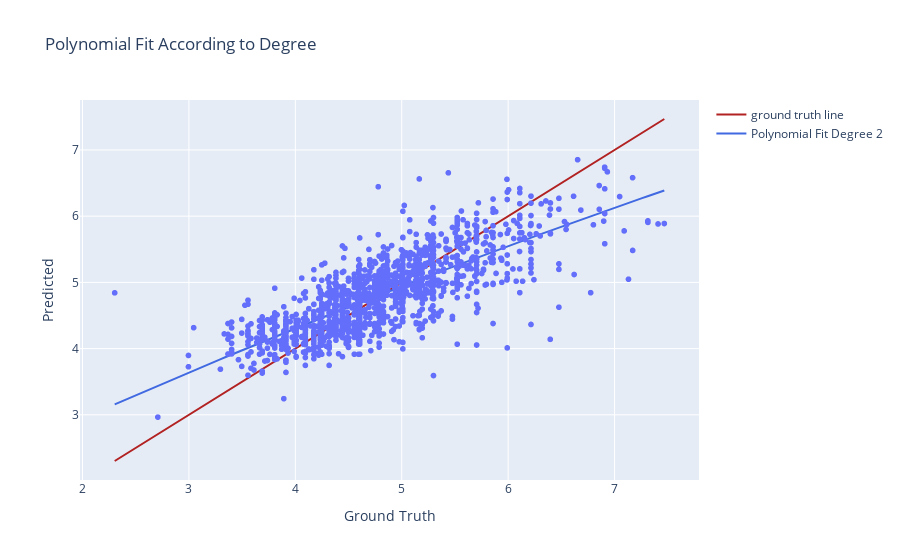

Here is the notebook cell this chart was saved with:
### Code cell
plot_graphs(y_test, y_pred, degree, save = True)

### Figure 1 — Plotly figure (JSON) as saved in the notebook; plotly's stock layout.template omitted (floating-point values rounded to 4 significant figures; data arrays with more than 128 entries replaced by an {"elided": "..."} marker saying what was removed)
{"data": [{"hovertemplate": "ground truth=%{x}<br>Predicted=%{y}<extra></extra>", "legendgroup": "", "marker": {"color": "#636efa", "symbol": "circle"}, "mode": "markers", "name": "", "showlegend": false, "type": "scattergl", "x": {"elided": "1478 float values"}, "xaxis": "x", "y": {"elided": "1478 float values"}, "yaxis": "y"}, {"line": {"color": "firebrick", "width": 2}, "mode": "lines", "name": "ground truth line", "type": "scatter", "x": {"elided": "1478 float values"}, "y": {"elided": "1478 float values"}}, {"line": {"color": "royalblue", "width": 2}, "mode": "lines", "name": "Polynomial Fit Degree 2", "type": "scatter", "x": [2.303, 2.355, 2.407, 2.459, 2.511, 2.563, 2.616, 2.668, 2.72, 2.772, 2.824, 2.876, 2.929, 2.981, 3.033, 3.085, 3.137, 3.189, 3.242, 3.294, 3.346, 3.398, 3.45, 3.502, 3.555, 3.607, 3.659, 3.711, 3.763, 3.816, 3.868, 3.92, 3.972, 4.024, 4.076, 4.129, 4.181, 4.233, 4.285, 4.337, 4.389, 4.442, 4.494, 4.546, 4.598, 4.65, 4.702, 4.755, 4.807, 4.859, 4.911, 4.963, 5.015, 5.068, 5.12, 5.172, 5.224, 5.276, 5.328, 5.381, 5.433, 5.485, 5.537, 5.589, 5.641, 5.694, 5.746, 5.798, 5.85, 5.902, 5.954, 6.007, 6.059, 6.111, 6.163, 6.215, 6.267, 6.32, 6.372, 6.424, 6.476, 6.528, 6.58, 6.633, 6.685, 6.737, 6.789, 6.841, 6.894, 6.946, 6.998, 7.05, 7.102, 7.154, 7.207, 7.259, 7.311, 7.363, 7.415, 7.467], "y": [3.158, 3.194, 3.231, 3.267, 3.303, 3.339, 3.375, 3.411, 3.447, 3.483, 3.519, 3.555, 3.59, 3.626, 3.661, 3.697, 3.732, 3.767, 3.802, 3.838, 3.873, 3.907, 3.942, 3.977, 4.012, 4.046, 4.081, 4.115, 4.15, 4.184, 4.218, 4.252, 4.286, 4.32, 4.354, 4.388, 4.422, 4.455, 4.489, 4.522, 4.556, 4.589, 4.622, 4.656, 4.689, 4.722, 4.755, 4.787, 4.82, 4.853, 4.886, 4.918, 4.951, 4.983, 5.015, 5.047, 5.08, 5.112, 5.144, 5.176, 5.207, 5.239, 5.271, 5.302, 5.334, 5.365, 5.397, 5.428, 5.459, 5.49, 5.521, 5.552, 5.583, 5.614, 5.645, 5.675, 5.706, 5.737, 5.767, 5.797, 5.828, 5.858, 5.888, 5.918, 5.948, 5.978, 6.007, 6.037, 6.067, 6.096, 6.126, 6.155, 6.184, 6.214, 6.243, 6.272, 6.301, 6.33, 6.359, 6.387]}], "layout": {"legend": {"tracegroupgap": 0}, "title": {"text": "Polynomial Fit According to Degree"}, "xaxis": {"anchor": "y", "domain": [0, 1], "title": {"text": "Ground Truth"}}, "yaxis": {"anchor": "x", "domain": [0, 1], "title": {"text": "Predicted"}}}}
